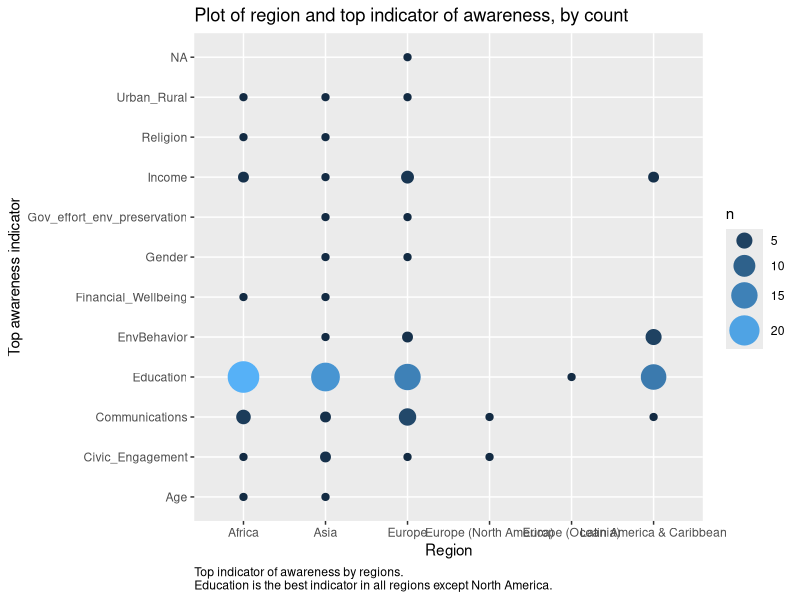
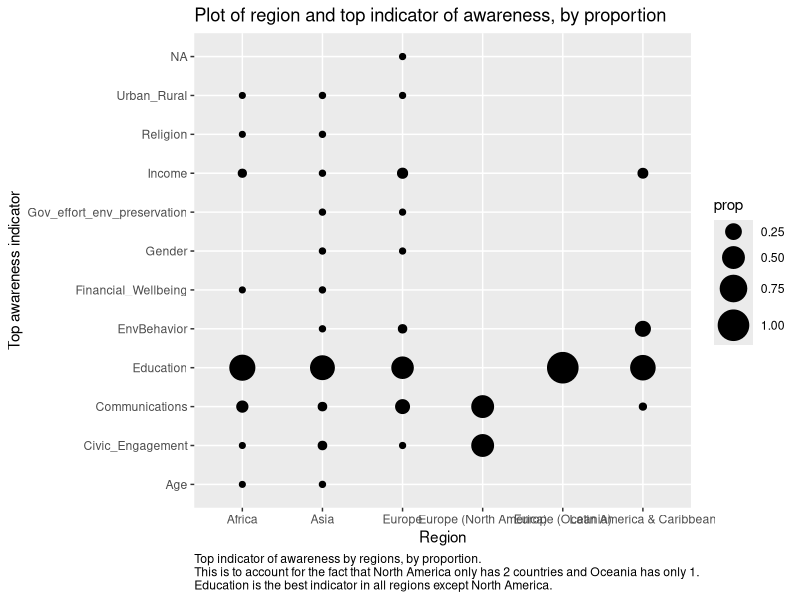
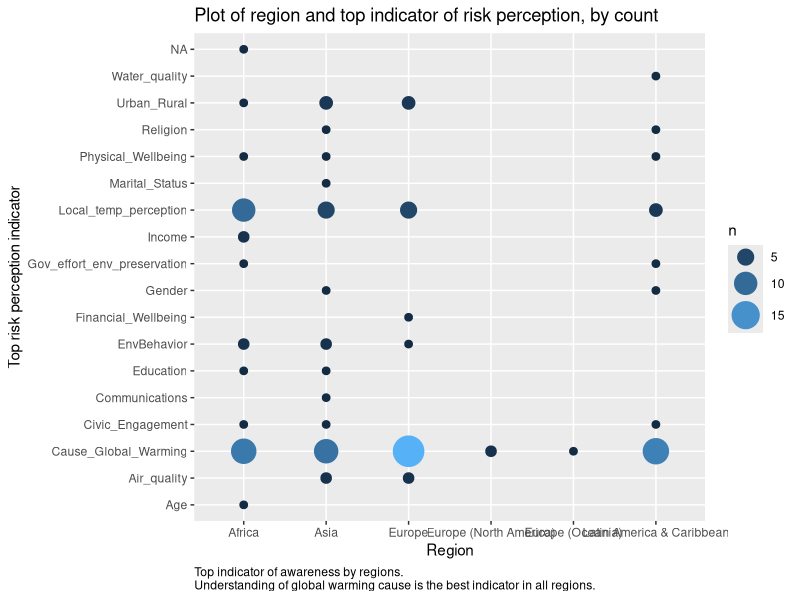
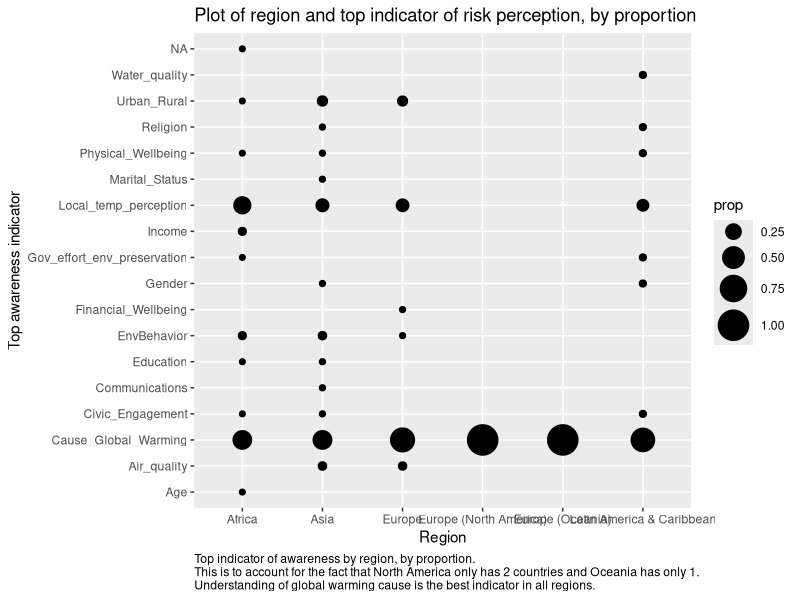
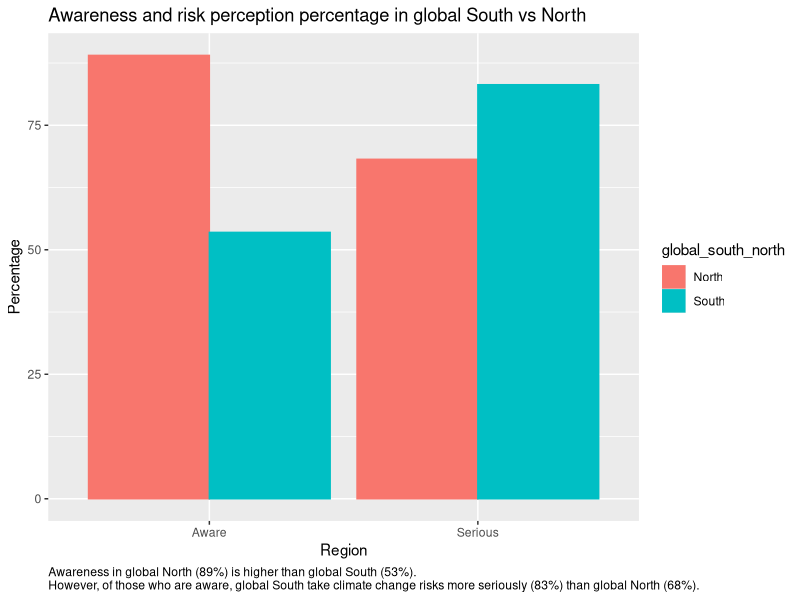

These charts were generated, in order, by the following R code:
## ---- chunk 1
install.packages("ggplot2")
install.packages("dplyr")
install.packages("readxl")
install.packages("corrgram")
install.packages("ellipse")
install.packages("data.table")
## ---- chunk 2

library(dplyr)
library(ggplot2)
library(readxl)
library(ellipse)

df <- read_excel("../session-07/data.xlsx", skip = 1, col_names = TRUE, na="NIL")
head(df)
## ---- chunk 3
unique(df$Region)
unique(df$Sub_region)
nrow(df[df$Region == 'Europe (North America)', ])
nrow(df[df$Region == 'Europe (Oceania)', ])
## ---- chunk 4

factor_cols <- c("Top_aware", "Top2_aware", "Top3_aware", "Top1_serious", "Top2_serious", "Top3_serious", "Region", "Sub_region")
df[,factor_cols] <- lapply(df[,factor_cols], factor)
head(df)
## ---- chunk 5
ggplot(df, aes(x = Region, y = Top_aware)) + 
  geom_count(aes(color = ..n.., size = ..n..)) + 
  scale_size_area(max_size = 10) + 
  guides(color = 'legend') +
  labs(title="Plot of region and top indicator of awareness, by count", y = "Top awareness indicator", 
       caption="Top indicator of awareness by regions.\nEducation is the best indicator in all regions except North America.") + theme(plot.caption = element_text(hjust = 0))
## ---- chunk 6
ggplot(df, aes(x = Region, y = Top_aware)) +
  geom_count(aes(size = after_stat(prop),  group = Region)) + 
  scale_size_area(max_size = 10) + 
  labs(title="Plot of region and top indicator of awareness, by proportion", y = "Top awareness indicator",
  caption="Top indicator of awareness by regions, by proportion.\nThis is to account for the fact that North America only has 2 countries and Oceania has only 1.\nEducation is the best indicator in all regions except North America.") + 
  theme(plot.caption = element_text(hjust = 0))
## ---- chunk 7
ggplot(df, aes(x = Region, y = Top1_serious)) +
  geom_count(aes(color = ..n.., size = ..n..)) + 
  scale_size_area(max_size = 10) + 
  guides(color = 'legend') + 
  labs(title="Plot of region and top indicator of risk perception, by count", 
       y = "Top risk perception indicator",
       caption="Top indicator of awareness by regions.\nUnderstanding of global warming cause is the best indicator in all regions.") + 
  theme(plot.caption = element_text(hjust = 0))
## ---- chunk 8
ggplot(df, aes(x = Region, y = Top1_serious)) +
  geom_count(aes(size = after_stat(prop),  group = Region)) + 
  scale_size_area(max_size = 10) + 
  labs(title="Plot of region and top indicator of risk perception, by proportion", y = "Top awareness indicator",
       caption="Top indicator of awareness by region, by proportion.\nThis is to account for the fact that North America only has 2 countries and Oceania has only 1.\nUnderstanding of global warming cause is the best indicator in all regions.") + 
  scale_color_brewer(palette="Blues") + 
  theme(plot.caption = element_text(hjust = 0))
## ---- chunk 9
#Group global south and global north
Global_north <- c("Europe", "Europe (Oceania)", "Europe (North America)")
df$global_south_north = ifelse(df$Region %in% Global_north, "North", "South")
df$global_south_north <- as.factor(df$global_south_north)
head(df)
## ---- chunk 10
#Get average awareness
awareness <- df %>%
  group_by(global_south_north) %>%
  summarise_at(vars("Aware", "Serious"), mean)

awareness
## ---- chunk 11
library(data.table)
awareness <- as.data.table(awareness)
awareness_df <- melt(awareness, id.vars = "global_south_north", variable.name = "category",
           value.name="percentage")
head(awareness_df)
## ---- chunk 12

ggplot(awareness_df,aes(x = category, y=percentage, fill=global_south_north, color=global_south_north)) + 
    geom_bar(position = "dodge", stat = "identity") + 
  labs(title="Awareness and risk perception percentage in global South vs North", y = "Percentage", x = "Region",
       caption="Awareness in global North (89%) is higher than global South (53%).\nHowever, of those who are aware, global South take climate change risks more seriously (83%) than global North (68%).") + 
  theme(plot.caption = element_text(hjust = 0))
## ---- chunk 13
